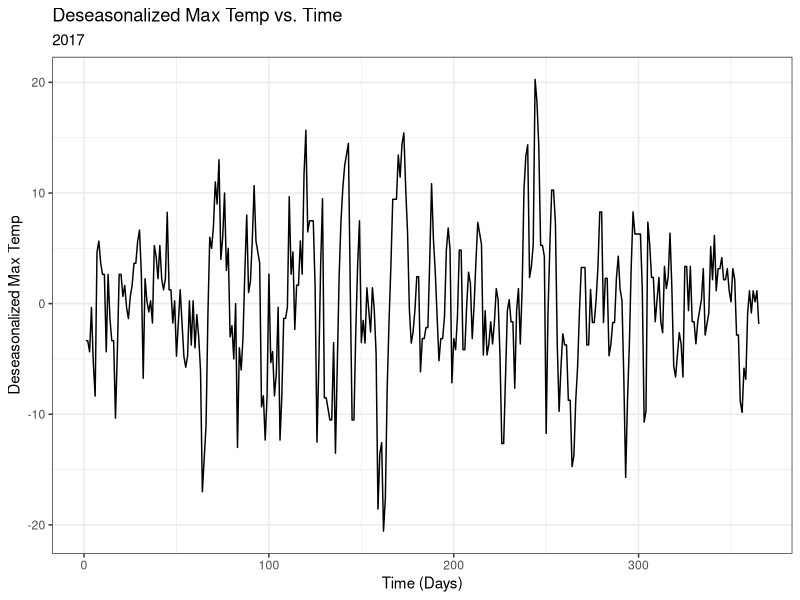
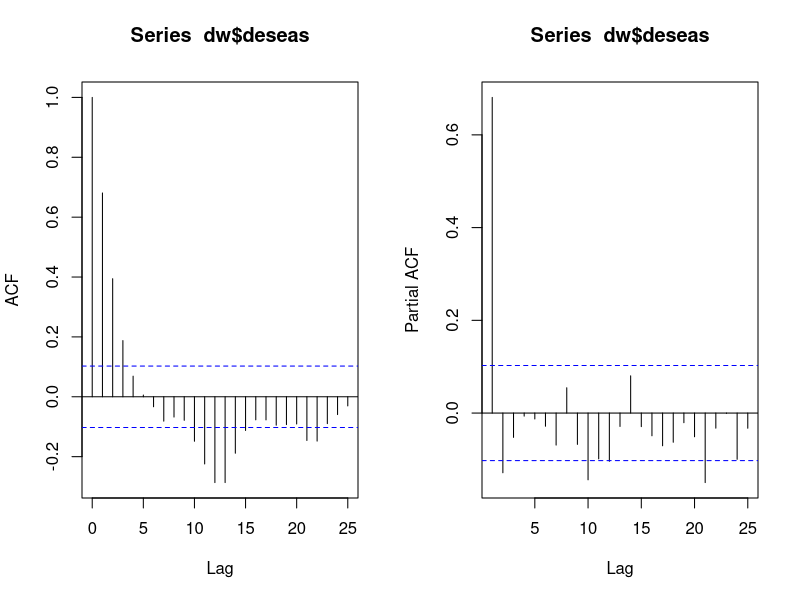
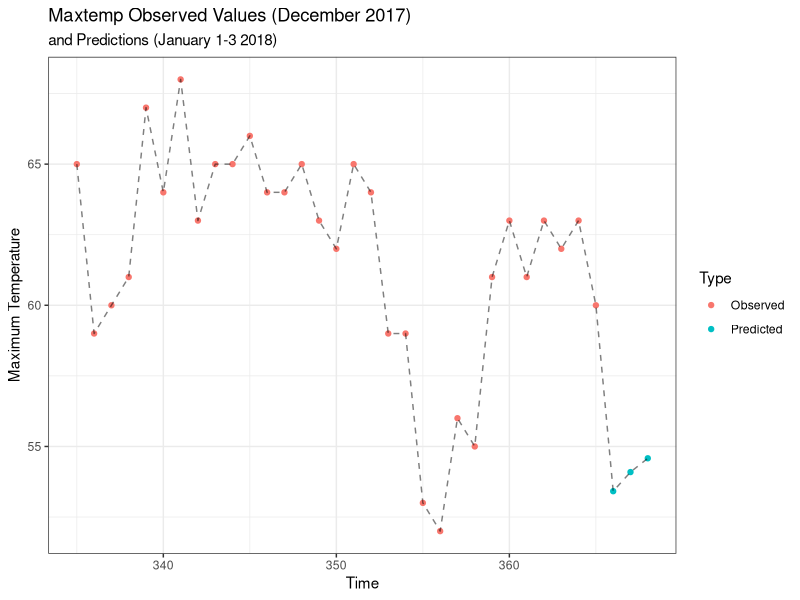

Reproduce these figures in R, in order.
## ---- chunk 1
library(tidyverse)
library(ggthemes)
library(Hmisc)
library(lmtest)
library(forecast)
## ---- chunk 2
DavisWeather = read.csv("DavisWeather.csv")[,-1]
head(DavisWeather)

dw = DavisWeather %>% filter(year == 2017)
seasonal.model = lm(maxtemp ~ as.factor(month), data = dw)
dw$deseas = seasonal.model$residuals
dw$t = 1:nrow(dw)
dw %>% ggplot(aes(x = t, y = deseas)) + geom_line() + theme_bw() + 
  scale_x_continuous("Time (Days)") + scale_y_continuous("Deseasonalized Max Temp") +
  ggtitle("Deseasonalized Max Temp vs. Time", subtitle = "2017")
## ---- chunk 3
par(mfrow = c(1,2))
acf(dw$deseas)
pacf(dw$deseas)
par(mfrow = c(1,1))
## ---- chunk 4
dw$L1.deseas = Lag(dw$deseas, 1)
ar1.model = lm(deseas ~ L1.deseas, data = dw)
bgtest(ar1.model)
## ---- chunk 5
dw$L2.deseas = Lag(dw$deseas, 2)
ar2.model = lm(deseas ~ L1.deseas + L2.deseas, data = dw)
bgtest(ar2.model)
## ---- chunk 6
auto.model = auto.arima(dw$deseas);auto.model
## ---- chunk 7
f = forecast(auto.model, h = 3)
c(f$x[350:365], f$mean)
rawpred = seasonal.model$coefficients[1] + f$mean

Observed = dw$maxtemp[335:365]
Predicted = rawpred
mtemp = c(Observed, Predicted)
Type = c(rep("Observed", 31), rep("Predicted", 3))
t = 335:368
cbind.data.frame(t, mtemp, Type) %>% 
  ggplot(aes(x = t, y = mtemp)) + geom_point(aes(color = Type)) + 
  geom_line(linetype = "dashed", alpha = I(1/2)) + theme_bw() +
  ggtitle("Maxtemp Observed Values (December 2017)", 
          subtitle = "and Predictions (January 1-3 2018)") + 
  scale_x_continuous("Time") + scale_y_continuous("Maximum Temperature")
